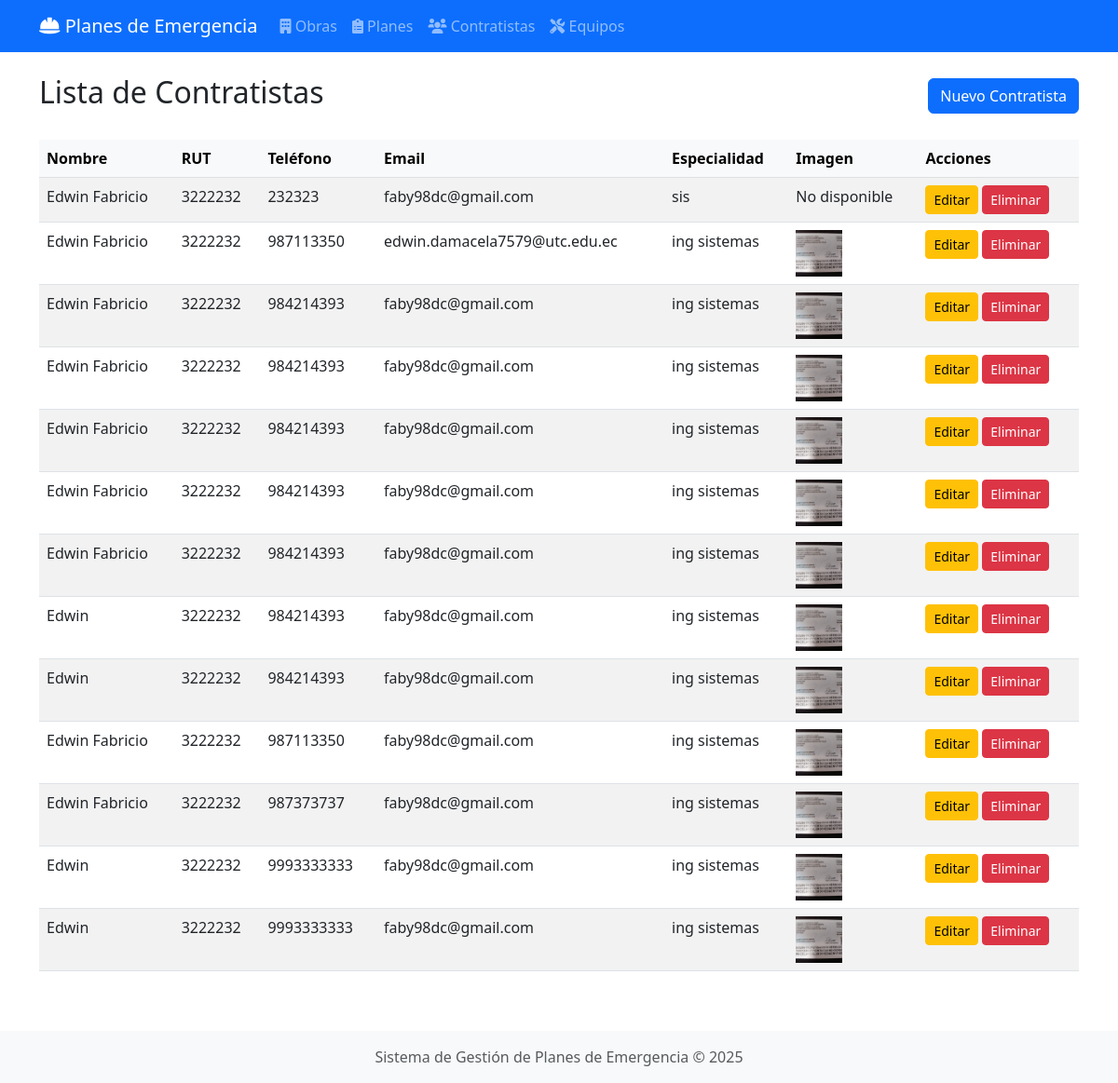
Screenshot of /contratistas/ with the database file from the repository.
### construction/models.py (models this page shows, shortened)
class Contratista(models.Model):
    nombre = models.CharField(max_length=200)
    rut = models.PositiveBigIntegerField()
    telefono = models.PositiveBigIntegerField()
    email = models.EmailField()
    especialidad = models.CharField(max_length=100)
    imagen = models.ImageField(upload_to='contratistas/', null=True, blank=True)  # Campo de imagen

### construction/views.py (the view)
# urls.py: path('contratistas/', views.ContratistaListView.as_view(), name='contratista-list'),
class ContratistaListView(ListView):
    model = Contratista
    template_name = 'construction/contratista_list.html'
    context_object_name = 'contratistas'

### construction/templates/construction/contratista_list.html (shortened to what this page needs)
{% extends 'base.html' %}
{% block content %}
<div class="d-flex justify-content-between align-items-center mb-4">
    <h2>Lista de Contratistas</h2>
    <a href="{% url 'contratista-create' %}" class="btn btn-primary">Nuevo Contratista</a>
</div>
<div class="table-responsive">
    <table id="tablaContratistas" class="table table-striped">
        <thead class="table-light">
            <tr>
                <th>Nombre</th>
                <th>RUT</th>
                <th>Teléfono</th>
                <th>Email</th>
                <th>Especialidad</th>
                <th>Imagen</th>
                <th>Acciones</th>
            </tr>
        </thead>
        <tbody>
            {% for contratista in contratistas %}
            <tr>
                <td>{{ contratista.nombre }}</td>
                <td>{{ contratista.rut }}</td>
                <td>{{ contratista.telefono }}</td>
                <td>{{ contratista.email }}</td>
                <td>{{ contratista.especialidad }}</td>
                <td>
                    {% if contratista.imagen %}
                        <img src="{{ contratista.imagen.url }}" alt="Imagen de {{ contratista.nombre }}" style="width: 50px; height: 50px; object-fit: cover;">
                    {% else %}
                        No disponible
                    {% endif %}
                </td>
                <td>
                    <a href="{% url 'contratista-update' contratista.pk %}" class="btn btn-sm btn-warning">Editar</a>
                    <a href="{% url 'contratista-delete' contratista.pk %}" class="btn btn-sm btn-danger">Eliminar</a>
                </td>
            </tr>
            {% empty %}
            <tr>
                <td colspan="6" class="text-center">No hay contratistas registrados.</td>
            </tr>
            {% endfor %}
        </tbody>
    </table>
</div>
{% endblock %}

### construction/templates/base.html (shortened to what this page needs)
<!DOCTYPE html>
<html lang="es">
<head>
    <link rel="stylesheet" href="https://cdn.datatables.net/2.2.2/css/jquery.dataTables.min.css">
    <link rel="stylesheet" href="https://cdn.datatables.net/buttons/3.2.1/css/buttons.dataTables.min.css">
    <link rel="stylesheet" href="https://cdnjs.cloudflare.com/ajax/libs/bootstrap-fileinput/5.5.4/css/fileinput.min.css">
  </head>
  <body>
    <link href="https://cdn.jsdelivr.net/npm/bootstrap@5.3.0/dist/css/bootstrap.min.css" rel="stylesheet">
    <link href="https://cdnjs.cloudflare.com/ajax/libs/font-awesome/6.0.0/css/all.min.css" rel="stylesheet">
</head>
<body>
    <nav class="navbar navbar-expand-lg navbar-dark bg-primary">
        <div class="container">
            <a class="navbar-brand" href="{% url 'index' %}">
                <i class="fas fa-hard-hat"></i> Planes de Emergencia
            </a>
            <div class="collapse navbar-collapse" id="navbarNav">
                <ul class="navbar-nav">
                    <li class="nav-item">
                        <a class="nav-link" href="{% url 'obra-list' %}">
                            <i class="fas fa-building"></i> Obras
                        </a>
                    </li>
                    <li class="nav-item">
                        <a class="nav-link" href="{% url 'plan-list' %}">
                            <i class="fas fa-clipboard-list"></i> Planes
                        </a>
                    </li>
                    <li class="nav-item">
                        <a class="nav-link" href="{% url 'contratista-list' %}">
                            <i class="fas fa-users"></i> Contratistas
                        </a>
                    </li>
                    <li class="nav-item">
                        <a class="nav-link" href="{% url 'equipo-list' %}">
                            <i class="fas fa-tools"></i> Equipos
                        </a>
                    </li>
                </ul>
            </div>
        </div>
    </nav>
    <div class="container mt-4">
        {% block content %}
        {% endblock %}
    </div>
    <footer class="bg-light text-center text-muted py-3 mt-5">
        <p class="mb-0">Sistema de Gestión de Planes de Emergencia &copy; {% now "Y" %}</p>
    </footer>
</body>
</html>

### rows the page displays
Contratista: nombre "Edwin Fabricio", rut "3222232", telefono "232323", email "faby98dc@gmail.com", especialidad "sis", shows "No disponible"
Contratista: nombre "Edwin Fabricio", rut "3222232", telefono "987113350", email "edwin.damacela7579@utc.edu.ec", especialidad "ing sistemas", imagen (picture)
Contratista: nombre "Edwin Fabricio", rut "3222232", telefono "984214393", email "faby98dc@gmail.com", especialidad "ing sistemas", imagen (picture)
Contratista: nombre "Edwin Fabricio", rut "3222232", telefono "984214393", email "faby98dc@gmail.com", especialidad "ing sistemas", imagen (picture)
Contratista: nombre "Edwin Fabricio", rut "3222232", telefono "984214393", email "faby98dc@gmail.com", especialidad "ing sistemas", imagen (picture)
Contratista: nombre "Edwin Fabricio", rut "3222232", telefono "984214393", email "faby98dc@gmail.com", especialidad "ing sistemas", imagen (picture)
Contratista: nombre "Edwin Fabricio", rut "3222232", telefono "984214393", email "faby98dc@gmail.com", especialidad "ing sistemas", imagen (picture)
Contratista: nombre "Edwin", rut "3222232", telefono "984214393", email "faby98dc@gmail.com", especialidad "ing sistemas", imagen (picture)
Contratista: nombre "Edwin", rut "3222232", telefono "984214393", email "faby98dc@gmail.com", especialidad "ing sistemas", imagen (picture)
Contratista: nombre "Edwin Fabricio", rut "3222232", telefono "987113350", email "faby98dc@gmail.com", especialidad "ing sistemas", imagen (picture)
Contratista: nombre "Edwin Fabricio", rut "3222232", telefono "987373737", email "faby98dc@gmail.com", especialidad "ing sistemas", imagen (picture)
Contratista: nombre "Edwin", rut "3222232", telefono "9993333333", email "faby98dc@gmail.com", especialidad "ing sistemas", imagen (picture)
Contratista: nombre "Edwin", rut "3222232", telefono "9993333333", email "faby98dc@gmail.com", especialidad "ing sistemas", imagen (picture)
